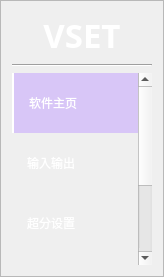
          <widget class="QFrame" name="frame_3">
           <property name="minimumSize">
            <size>
             <width>0</width>
             <height>0</height>
            </size>
           </property>
           <property name="maximumSize">
            <size>
             <width>164</width>
             <height>16777215</height>
            </size>
           </property>
           <property name="styleSheet">
            <string notr="true">QFrame#frame_3{
	background-color: qlineargradient(x0:0, y0:1, x2:0, y2:1,stop:0 rgb(113, 109, 252), stop:1 rgb(200, 124, 255));
border-top-left-radius:10px;
border-top-right-radius:0px;
border-bottom-right-radius:0px;
border-bottom-left-radius:10px;

}</string>
           </property>
           <property name="frameShape">
            <enum>QFrame::StyledPanel</enum>
           </property>
           <property name="frameShadow">
            <enum>QFrame::Raised</enum>
           </property>
           <layout class="QGridLayout" name="gridLayout">
            <item row="0" column="0">
             <layout class="QVBoxLayout" name="verticalLayout">
              <item>
               <widget class="QLabel" name="label_4">
                <property name="font">
                 <font>
                  <family>Snap ITC</family>
                  <pointsize>25</pointsize>
                  <weight>75</weight>
                  <italic>false</italic>
                  <bold>true</bold>
                 </font>
                </property>
                <property name="styleSheet">
                 <string notr="true">color: rgb(255, 255, 255);
font: bold 25pt &quot;Snap ITC&quot;;</string>
                </property>
                <property name="text">
                 <string>&lt;html&gt;&lt;head/&gt;&lt;body&gt;&lt;p align=&quot;center&quot;&gt;VSET&lt;/p&gt;&lt;/body&gt;&lt;/html&gt;</string>
                </property>
               </widget>
              </item>
              <item>
               <widget class="Line" name="line">
                <property name="orientation">
                 <enum>Qt::Horizontal</enum>
                </property>
               </widget>
              </item>
             </layout>
            </item>
            <item row="1" column="0">
             <widget class="QListWidget" name="listWidget">
              <property name="styleSheet">
               <string notr="true">QListView {
    font: bold  18px &quot;Microsoft YaHei&quot;;
	border-radius: 20px;
	color: rgba(255, 255, 255);
	background-color: transparent
    
}
QListView::item{
background-color: transparent;
height:60px;
padding-left:12px;
}
QListView::item:hover {
	background-color: rgba(130, 117, 255, 87);

}
QListView::item:selected {
	/*background-color: transparent;*/
	background-color: rgba(200, 170, 254,150);
	color: rgba(255, 255, 255,255);
border-left: 2px solid rgb(255, 255, 255)
}
</string>
              </property>
              <property name="currentRow">
               <number>0</number>
              </property>
              <item>
               <property name="text">
                <string>软件主页</string>
               </property>
               <property name="icon">
                <iconset resource="icon/icons.qrc">
                 <normaloff>:/white/buttom_white/首页_home-two.svg</normaloff>:/white/buttom_white/首页_home-two.svg</iconset>
               </property>
              </item>
              <item>
               <property name="text">
                <string>输入输出</string>
               </property>
               <property name="icon">
                <iconset resource="icon/icons.qrc">
                 <normaloff>:/white/buttom_white/instagram_instagram-one.svg</normaloff>:/white/buttom_white/instagram_instagram-one.svg</iconset>
               </property>
              </item>
              <item>
               <property name="text">
                <string>超分设置</string>
               </property>
               <property name="icon">
                <iconset resource="icon/icons.qrc">
                 <normaloff>:/white/buttom_white/火箭_rocket.svg</normaloff>:/white/buttom_white/火箭_rocket.svg</iconset>
               </property>
              </item>
              <item>
               <property name="text">
                <string>压制设置</string>
               </property>
               <property name="icon">
                <iconset resource="icon/icons.qrc">
                 <normaloff>:/white/buttom_white/电烤箱_oven.svg</normaloff>:/white/buttom_white/电烤箱_oven.svg</iconset>
               </property>
              </item>
              <item>
               <property name="text">
                <string>交付</string>
               </property>
               <property name="icon">
                <iconset resource="icon/icons.qrc">
                 <normaloff>:/white/buttom_white/发送1_send-one.svg</normaloff>:/white/buttom_white/发送1_send-one.svg</iconset>
               </property>
              </item>
             </widget>
            </item>
           </layout>
          </widget>
